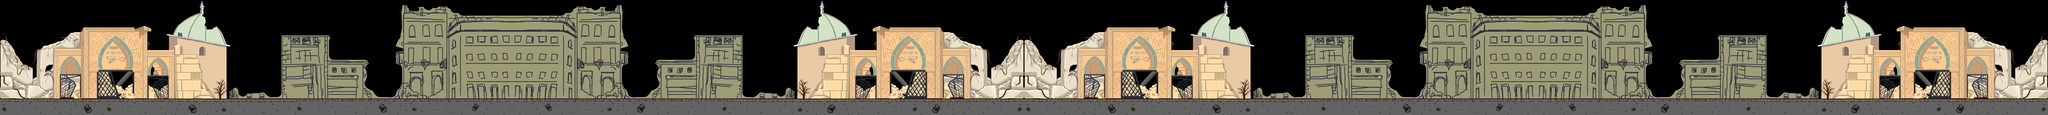

This game map was drawn from its Tiled (.tmx) file and the tilesets committed beside it. A one-line description and the trimmed map source follow:
An orthogonal 124x7 tile map with 64x64 px tiles, 2 tile layers (back, floor).

<map version="1.4" tiledversion="1.4.3" orientation="orthogonal" renderorder="right-down" width="124" height="7" tilewidth="64" tileheight="64" infinite="0" nextlayerid="5" nextobjectid="1">
 <editorsettings>
  <export target="Level4.json" format="json" />
 </editorsettings>
 <tileset firstgid="1" name="sprite_sheet" tilewidth="64" tileheight="64" tilecount="315" columns="45">
  <image source="../../../ref/sprite.png" width="2880" height="448" />
  <tile id="283">
   <properties>
    <property name="collides" type="bool" value="true" />
   </properties>
  </tile>
  <tile id="284">
   <properties>
    <property name="collides" type="bool" value="true" />
   </properties>
  </tile>
  <tile id="285">
   <properties>
    <property name="collides" type="bool" value="true" />
   </properties>
  </tile>
  <tile id="286">
   <properties>
    <property name="collides" type="bool" value="true" />
   </properties>
  </tile>
  <tile id="287">
   <properties>
    <property name="collides" type="bool" value="true" />
   </properties>
  </tile>
  <tile id="288">
   <properties>
    <property name="collides" type="bool" value="true" />
   </properties>
  </tile>
  <tile id="289">
   <properties>
    <property name="collides" type="bool" value="true" />
   </properties>
  </tile>
  <tile id="290">
   <properties>
    <property name="collides" type="bool" value="true" />
   </properties>
  </tile>
  <tile id="291">
   <properties>
    <property name="collides" type="bool" value="true" />
   </properties>
  </tile>
  <tile id="292">
   <properties>
    <property name="collides" type="bool" value="true" />
   </properties>
  </tile>
  <tile id="293">
   <properties>
    <property name="collides" type="bool" value="true" />
   </properties>
  </tile>
  <tile id="294">
   <properties>
    <property name="collides" type="bool" value="true" />
   </properties>
  </tile>
  <tile id="295">
   <properties>
    <property name="collides" type="bool" value="true" />
   </properties>
  </tile>
  <tile id="296">
   <properties>
    <property name="collides" type="bool" value="true" />
   </properties>
  </tile>
  <tile id="297">
   <properties>
    <property name="collides" type="bool" value="true" />
   </properties>
  </tile>
  <tile id="298">
   <properties>
    <property name="collides" type="bool" value="true" />
   </properties>
  </tile>
  <tile id="299">
   <properties>
    <property name="collides" type="bool" value="true" />
   </properties>
  </tile>
  <tile id="300">
   <properties>
    <property name="collides" type="bool" value="true" />
   </properties>
  </tile>
  <tile id="301">
   <properties>
    <property name="collides" type="bool" value="true" />
   </properties>
  </tile>
  <tile id="302">
   <properties>
    <property name="collides" type="bool" value="true" />
   </properties>
  </tile>
  <tile id="303">
   <properties>
    <property name="collides" type="bool" value="true" />
   </properties>
  </tile>
  <tile id="304">
   <properties>
    <property name="collides" type="bool" value="true" />
   </properties>
  </tile>
  <tile id="305">
   <properties>
    <property name="collides" type="bool" value="true" />
   </properties>
  </tile>
  <tile id="306">
   <properties>
    <property name="collides" type="bool" value="true" />
   </properties>
  </tile>
  <tile id="307">
   <properties>
    <property name="collides" type="bool" value="true" />
   </properties>
  </tile>
  <tile id="308">
   <properties>
    <property name="collides" type="bool" value="true" />
   </properties>
  </tile>
  <tile id="309">
   <properties>
    <property name="collides" type="bool" value="true" />
   </properties>
  </tile>
  <tile id="310">
   <properties>
    <property name="collides" type="bool" value="true" />
   </properties>
  </tile>
  <tile id="311">
   <properties>
    <property name="collides" type="bool" value="true" />
   </properties>
  </tile>
  <tile id="312">
   <properties>
    <property name="collides" type="bool" value="true" />
   </properties>
  </tile>
  <tile id="313">
   <properties>
    <property name="collides" type="bool" value="true" />
   </properties>
  </tile>
 </tileset>
 <layer id="1" name="back" width="124" height="7">
  <data>[868 cells, 741 non-empty, 186 distinct tile ids]</data>
 </layer>
 <layer id="4" name="floor" width="124" height="7">
  <properties>
   <property name="collides" type="bool" value="true" />
  </properties>
  <data>[868 cells, 124 non-empty, 29 distinct tile ids]</data>
 </layer>
 <objectgroup id="3" name="medikit" />
</map>
